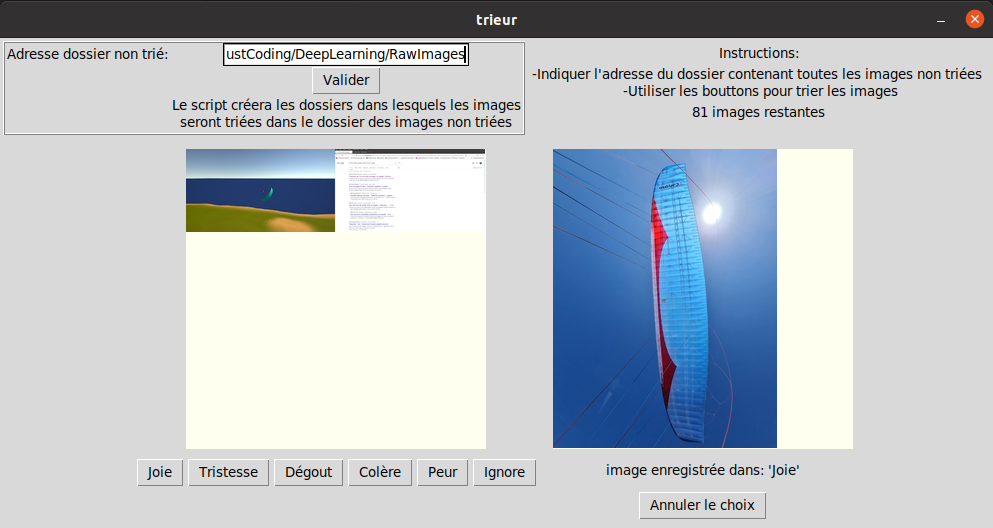
#> input picture TrieurImages/Exemple.png, 993 x 528 px; its folder holds only this picture in this run
$ python -i TrieurImages.py   (imports and definitions only)
#> lines starting #> are read from the running program, lines starting #| are printed output that depends on the picture
"""
Created on Tue Mar 21 06:44:12 2023

@author: nathan barraud
"""


import imghdr
import os
from tkinter import *
from tkinter.messagebox import *
from PIL import Image, ImageTk


canvas_size = 300 #Taille des affichages
formats = ["jpeg","png"] # Formats d'images acceptés
previousPaths = []
max_historic_steps = 20 # Nombre de retours en arrière max: -1 pour infinité


images_names = []
RawFolderAdress = ""
joieFolderAdress = ""
tristeFolderAdress = ""
degoutFolderAdress = ""
colereFolderAdress = ""
peurFolderAdress = ""
displayed_image_index = -1

# [82 lines left out: functions recupereAdresses, creer_rep, init, load_images, display_next_image, revert_one_frame and 1 more, not called in this run]

def load_image(path):
#> called with path = 'Exemple.png'
    if path == None:
        return None
    else:
        photo = Image.open(path)
#> photo is the input picture: PIL image 993x528 RGBA; mean R, G, B, A 187.4, 193.4, 198.6, 255
        photo = resize(photo)
        photo = ImageTk.PhotoImage(photo)
        return photo

def resize(img):
    global canvas_size
    width, height = img.size
#> width = 993; height = 528
    coef = 0
    if(width < height):
        coef = canvas_size/height
        img=img.resize((int(coef * width),canvas_size),Image.LANCZOS)
    else:
        coef = canvas_size/width
#> coef = 0.302
        img=img.resize((canvas_size,int(coef * height)),Image.LANCZOS)
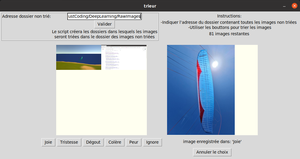
#> img: PIL image 300x159 RGBA; mean R, G, B, A 187.3, 193.4, 198.6, 255
    return img

# [35 lines left out: functions sendTo, transfert_file_to, not called in this run]

#Crétion de la fentere
# [3 lines not run here, left out]

# [1 line that did not run here, left out]
# [1 line not run here, left out]


# [1 line that did not run here, left out]
# [1 line not run here, left out]
# [1 line that did not run here, left out]
# [4 lines not run here, left out]


# [1 line that did not run here, left out]
# [2 lines not run here, left out]
# [1 line that did not run here, left out]
# [4 lines not run here, left out]

# [1 line that did not run here, left out]
# [1 line not run here, left out]

# [1 line that did not run here, left out]
# [1 line that did not run here, left out]
# [1 line that did not run here, left out]
# [1 line not run here, left out]
# [1 line that did not run here, left out]
# [8 lines not run here, left out]

# [1 line that did not run here, left out]
# [1 line that did not run here, left out]
# [1 line that did not run here, left out]
# [1 line not run here, left out]
# [1 line that did not run here, left out]
# [7 lines not run here, left out]

>>> result = load_image('Exemple.png')
